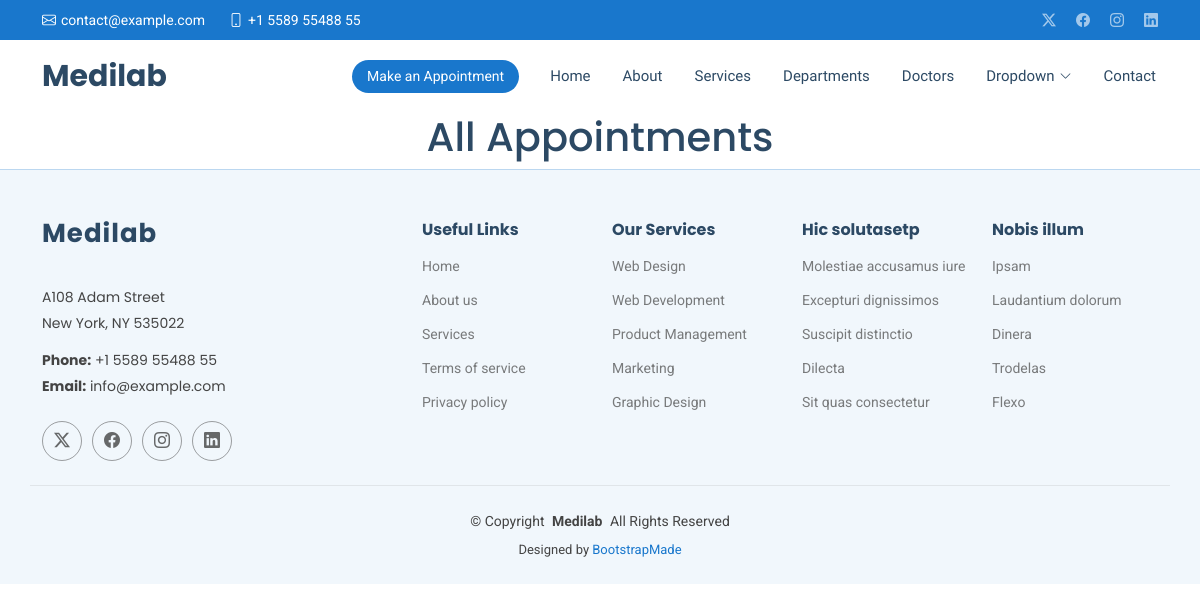
/show/, run on an earlier commit of the app's database.
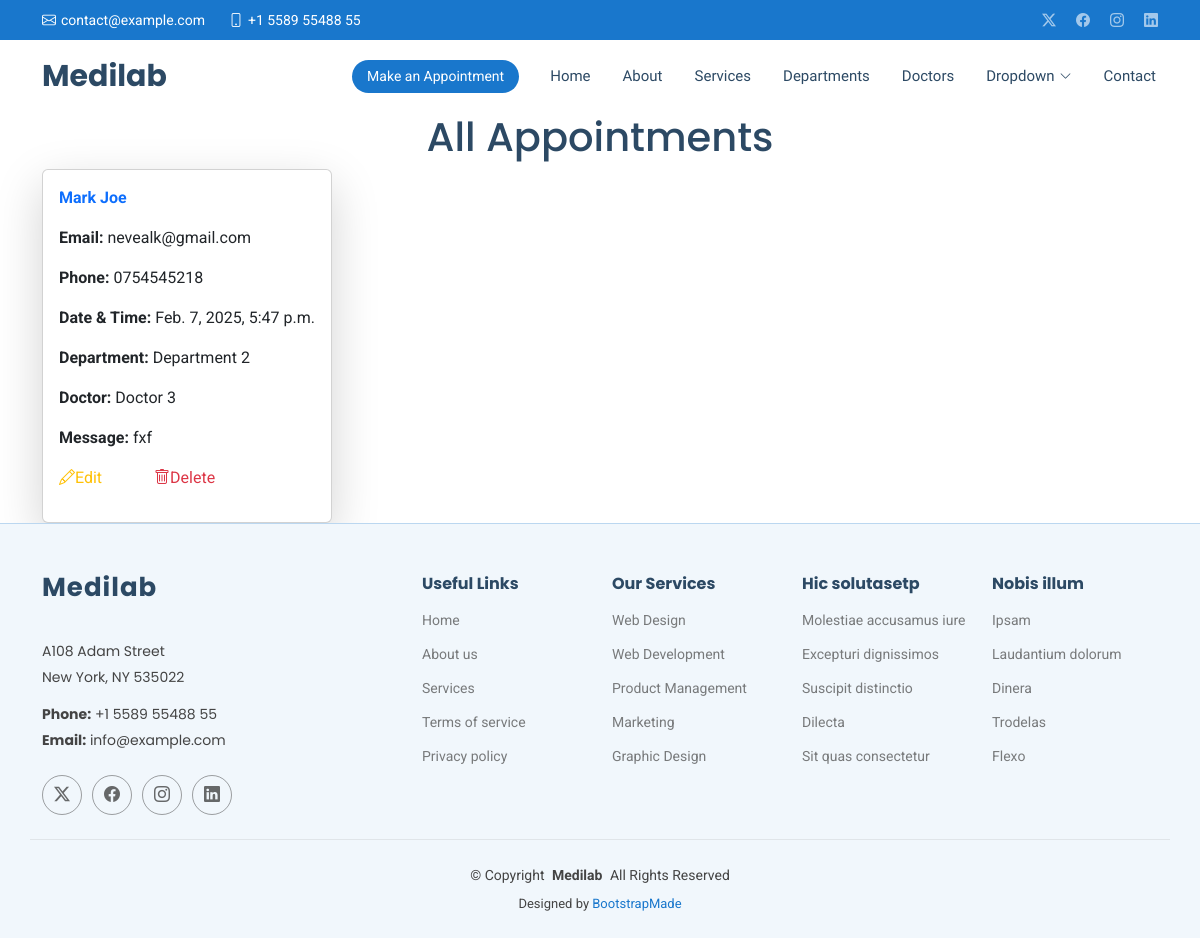
And on a later commit of the database.
### Hospitalapp/models.py (models this page shows, shortened)
class Appointment(models.Model):
    name = models.CharField(max_length=50)
    email = models.EmailField()
    phone = models.CharField(max_length=15)
    date = models.DateTimeField()
    department = models.CharField(max_length=50)
    doctor = models.CharField(max_length=50)
    message = models.TextField()

### Hospitalapp/views.py (the view)
# urls.py: path('show/', views.show, name='show'),
def show(request):
    all = Appointment.objects.all()
    return render(request, 'show.html', {"all": all})

### Templates/show.html (shortened to what this page needs)
{% extends 'starter-page.html' %}
{% load static %}
 {% block content %}
     <h1 class="text-center ">All Appointments</h1>
   <div class="d-flex flex-wrap gap-3 container">
    {% for x in all %}
        <div class="card w-30 p-3 shadow-lg ">
        <p class ="text-primary fw-bold">{{ x.name }}</p>
        <p> <strong>Email:</strong> {{ x.email }}</p>
        <p> <strong>Phone:</strong> {{ x.phone }}</p>
        <p> <strong>Date & Time:</strong> {{ x.date }}</p>
        <p> <strong>Department:</strong> {{ x.department }}</p>
        <p> <strong>Doctor:</strong> {{ x.doctor }}</p>
        <p> <strong>Message:</strong> {{ x.message }}</p>
        <p>
            <a href="{% url 'edit' x.id %}" class="text-warning me-5">
                <i class="bi bi-pencil "></i>Edit
            </a>
            <a href="/delete/{{ x.id }}" class="text-danger">
                <i class="bi bi-trash"></i>Delete
            </a>
        </p>
        </div>
    {% endfor %}
   </div>
{% endblock %}

### Templates/starter-page.html (shortened to what this page needs)
<!DOCTYPE html>
<html lang="en">
<head>
    {% load static %}
  <link href="{% static 'assets/vendor/bootstrap/css/bootstrap.min.css' %}" rel="stylesheet">
  <link href="{% static 'assets/vendor/bootstrap-icons/bootstrap-icons.css' %}" rel="stylesheet">
  <link href="{% static 'assets/vendor/aos/aos.css' %}" rel="stylesheet">
  <link href="{% static 'assets/vendor/fontawesome-free/css/all.min.css' %}" rel="stylesheet">
  <link href="{% static 'assets/vendor/glightbox/css/glightbox.min.css' %}" rel="stylesheet">
  <link href="{% static 'assets/vendor/swiper/swiper-bundle.min.css' %}" rel="stylesheet">
  <link href="{% static 'assets/css/main.css' %}" rel="stylesheet">
</head>
<body class="starter-page-page">
  <header id="header" class="header sticky-top">
    <div class="topbar d-flex align-items-center">
      <div class="container d-flex justify-content-center justify-content-md-between">
        <div class="contact-info d-flex align-items-center">
          <i class="bi bi-envelope d-flex align-items-center"><a href="mailto:contact@example.com">contact@example.com</a></i>
          <i class="bi bi-phone d-flex align-items-center ms-4"><span>+1 5589 55488 55</span></i>
        </div>
        <div class="social-links d-none d-md-flex align-items-center">
          <a href="#" class="twitter"><i class="bi bi-twitter-x"></i></a>
          <a href="#" class="facebook"><i class="bi bi-facebook"></i></a>
          <a href="#" class="instagram"><i class="bi bi-instagram"></i></a>
          <a href="#" class="linkedin"><i class="bi bi-linkedin"></i></a>
        </div>
      </div>
    </div>
    <div class="branding d-flex align-items-center">
      <div class="container position-relative d-flex align-items-center justify-content-between">
        <a href="index.html" class="logo d-flex align-items-center me-auto">
          <h1 class="sitename">Medilab</h1>
        </a>
        <nav id="navmenu" class="navmenu">
          <ul>
            <li><a href="{% url 'index' %}">Home<br></a></li>
            <li><a href="{% url 'about' %}">About</a></li>
            <li><a href="{% url 'services' %}">Services</a></li>
            <li><a href="{% url 'department' %}">Departments</a></li>
            <li><a href="{% url 'doctors' %}">Doctors</a></li>
            <li class="dropdown"><a href="#"><span>Dropdown</span> <i class="bi bi-chevron-down toggle-dropdown"></i></a>
            </li>
            <li><a href="{% url 'contact' %}">Contact</a></li>
          </ul>
        </nav>
        <a class="cta-btn d-none d-sm-block" href="{% url 'appointment' %}">Make an Appointment</a>
      </div>
    </div>
  </header>
  <main class="main">
      {% block content %}
      {% endblock  %}
  </main>
  <footer id="footer" class="footer light-background">
    <div class="container footer-top">
      <div class="row gy-4">
        <div class="col-lg-4 col-md-6 footer-about">
          <a href="index.html" class="logo d-flex align-items-center">
            <span class="sitename">Medilab</span>
          </a>
          <div class="footer-contact pt-3">
            <p>A108 Adam Street</p>
            <p>New York, NY 535022</p>
            <p class="mt-3"><strong>Phone:</strong> <span>+1 5589 55488 55</span></p>
            <p><strong>Email:</strong> <span>info@example.com</span></p>
          </div>
          <div class="social-links d-flex mt-4">
            <a href=""><i class="bi bi-twitter-x"></i></a>
            <a href=""><i class="bi bi-facebook"></i></a>
            <a href=""><i class="bi bi-instagram"></i></a>
            <a href=""><i class="bi bi-linkedin"></i></a>
          </div>
        </div>
        <div class="col-lg-2 col-md-3 footer-links">
          <h4>Useful Links</h4>
          <ul>
            <li><a href="#">Home</a></li>
            <li><a href="#">About us</a></li>
            <li><a href="#">Services</a></li>
            <li><a href="#">Terms of service</a></li>
            <li><a href="#">Privacy policy</a></li>
          </ul>
        </div>
        <div class="col-lg-2 col-md-3 footer-links">
          <h4>Our Services</h4>
          <ul>
            <li><a href="#">Web Design</a></li>
            <li><a href="#">Web Development</a></li>
            <li><a href="#">Product Management</a></li>
            <li><a href="#">Marketing</a></li>
            <li><a href="#">Graphic Design</a></li>
          </ul>
        </div>
        <div class="col-lg-2 col-md-3 footer-links">
          <h4>Hic solutasetp</h4>
          <ul>
            <li><a href="#">Molestiae accusamus iure</a></li>
            <li><a href="#">Excepturi dignissimos</a></li>
            <li><a href="#">Suscipit distinctio</a></li>
            <li><a href="#">Dilecta</a></li>
            <li><a href="#">Sit quas consectetur</a></li>
          </ul>
        </div>
        <div class="col-lg-2 col-md-3 footer-links">
          <h4>Nobis illum</h4>
          <ul>
            <li><a href="#">Ipsam</a></li>
            <li><a href="#">Laudantium dolorum</a></li>
            <li><a href="#">Dinera</a></li>
            <li><a href="#">Trodelas</a></li>
            <li><a href="#">Flexo</a></li>
          </ul>
        </div>
      </div>
    </div>
    <div class="container copyright text-center mt-4">
      <p>© <span>Copyright</span> <strong class="px-1 sitename">Medilab</strong> <span>All Rights Reserved</span></p>
      <div class="credits">
        Designed by <a href="https://bootstrapmade.com/">BootstrapMade</a>
      </div>
    </div>
  </footer>
</body>
</html>

What changed in the data, as far as the page shows it:
added Appointment: name "Mark Joe", email "nevealk@gmail.com", phone "0754545218", date "Feb. 7, 2025, 5:47 p.m.", department "Department 2", doctor "Doctor 3", message "fxf"
